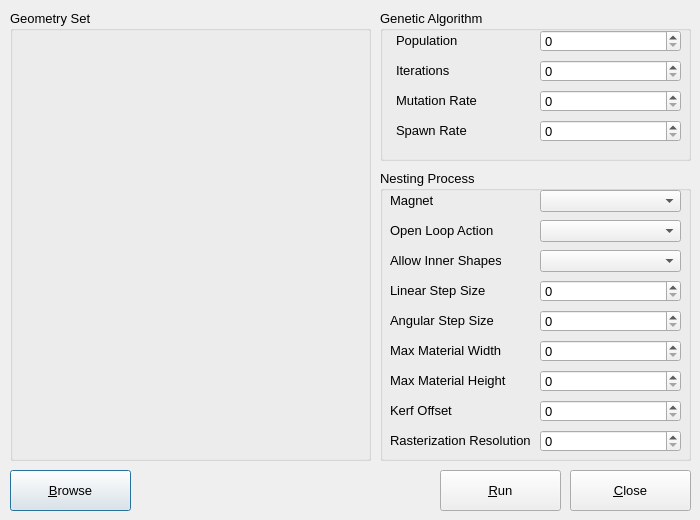
<?xml version="1.0" encoding="UTF-8"?>
<ui version="4.0">
 <class>InputDialog</class>
 <widget class="QDialog" name="InputDialog">
  <property name="geometry">
   <rect>
    <x>0</x>
    <y>0</y>
    <width>700</width>
    <height>520</height>
   </rect>
  </property>
  <property name="sizePolicy">
   <sizepolicy hsizetype="Fixed" vsizetype="Fixed">
    <horstretch>0</horstretch>
    <verstretch>0</verstretch>
   </sizepolicy>
  </property>
  <property name="font">
   <font>
    <pointsize>10</pointsize>
   </font>
  </property>
  <property name="windowTitle">
   <string>Nesting</string>
  </property>
  <widget class="QPushButton" name="BrowseButton">
   <property name="geometry">
    <rect>
     <x>10</x>
     <y>470</y>
     <width>121</width>
     <height>41</height>
    </rect>
   </property>
   <property name="text">
    <string>&amp;Browse</string>
   </property>
  </widget>
  <widget class="QGroupBox" name="GeneticAlgorithmGroup">
   <property name="geometry">
    <rect>
     <x>380</x>
     <y>10</y>
     <width>311</width>
     <height>151</height>
    </rect>
   </property>
   <property name="title">
    <string>Genetic Algorithm</string>
   </property>
   <widget class="QSpinBox" name="PopulationSpinner">
    <property name="geometry">
     <rect>
      <x>160</x>
      <y>20</y>
      <width>141</width>
      <height>22</height>
     </rect>
    </property>
   </widget>
   <widget class="QLabel" name="PopulationLabel">
    <property name="geometry">
     <rect>
      <x>16</x>
      <y>20</y>
      <width>111</width>
      <height>20</height>
     </rect>
    </property>
    <property name="text">
     <string>Population</string>
    </property>
   </widget>
   <widget class="QSpinBox" name="IterationSpinner">
    <property name="geometry">
     <rect>
      <x>160</x>
      <y>50</y>
      <width>141</width>
      <height>22</height>
     </rect>
    </property>
   </widget>
   <widget class="QLabel" name="IterationLabel">
    <property name="geometry">
     <rect>
      <x>16</x>
      <y>50</y>
      <width>111</width>
      <height>20</height>
     </rect>
    </property>
    <property name="text">
     <string>Iterations</string>
    </property>
   </widget>
   <widget class="QSpinBox" name="MutationSpinner">
    <property name="geometry">
     <rect>
      <x>160</x>
      <y>80</y>
      <width>141</width>
      <height>22</height>
     </rect>
    </property>
   </widget>
   <widget class="QLabel" name="MutationLabel">
    <property name="geometry">
     <rect>
      <x>16</x>
      <y>80</y>
      <width>111</width>
      <height>20</height>
     </rect>
    </property>
    <property name="text">
     <string>Mutation Rate</string>
    </property>
   </widget>
   <widget class="QSpinBox" name="SpawnSpinner">
    <property name="geometry">
     <rect>
      <x>160</x>
      <y>110</y>
      <width>141</width>
      <height>22</height>
     </rect>
    </property>
   </widget>
   <widget class="QLabel" name="SpawnLabel">
    <property name="geometry">
     <rect>
      <x>16</x>
      <y>110</y>
      <width>111</width>
      <height>20</height>
     </rect>
    </property>
    <property name="text">
     <string>Spawn Rate</string>
    </property>
   </widget>
  </widget>
  <widget class="QGroupBox" name="NestingGroup">
   <property name="geometry">
    <rect>
     <x>380</x>
     <y>170</y>
     <width>311</width>
     <height>291</height>
    </rect>
   </property>
   <property name="title">
    <string>Nesting Process</string>
   </property>
   <widget class="QLabel" name="MagetLabel">
    <property name="geometry">
     <rect>
      <x>10</x>
      <y>20</y>
      <width>111</width>
      <height>20</height>
     </rect>
    </property>
    <property name="text">
     <string>Magnet</string>
    </property>
   </widget>
   <widget class="QComboBox" name="MagnetCombo">
    <property name="geometry">
     <rect>
      <x>160</x>
      <y>20</y>
      <width>141</width>
      <height>22</height>
     </rect>
    </property>
   </widget>
   <widget class="QLabel" name="OpenLoopAngle">
    <property name="geometry">
     <rect>
      <x>10</x>
      <y>50</y>
      <width>111</width>
      <height>20</height>
     </rect>
    </property>
    <property name="text">
     <string>Open Loop Action</string>
    </property>
   </widget>
   <widget class="QComboBox" name="OpenLoopCombo">
    <property name="geometry">
     <rect>
      <x>160</x>
      <y>50</y>
      <width>141</width>
      <height>22</height>
     </rect>
    </property>
   </widget>
   <widget class="QLabel" name="InnerShapeLabel">
    <property name="geometry">
     <rect>
      <x>10</x>
      <y>80</y>
      <width>111</width>
      <height>20</height>
     </rect>
    </property>
    <property name="text">
     <string>Allow Inner Shapes</string>
    </property>
   </widget>
   <widget class="QComboBox" name="InnerShapeCombo">
    <property name="geometry">
     <rect>
      <x>160</x>
      <y>80</y>
      <width>141</width>
      <height>22</height>
     </rect>
    </property>
   </widget>
   <widget class="QLabel" name="LinearStepLabel">
    <property name="geometry">
     <rect>
      <x>10</x>
      <y>110</y>
      <width>121</width>
      <height>20</height>
     </rect>
    </property>
    <property name="text">
     <string>Linear Step Size</string>
    </property>
   </widget>
   <widget class="QLabel" name="AngularStepLabel">
    <property name="geometry">
     <rect>
      <x>10</x>
      <y>140</y>
      <width>121</width>
      <height>20</height>
     </rect>
    </property>
    <property name="text">
     <string>Angular Step Size</string>
    </property>
   </widget>
   <widget class="QLabel" name="MaxWidthLabel">
    <property name="geometry">
     <rect>
      <x>10</x>
      <y>170</y>
      <width>121</width>
      <height>20</height>
     </rect>
    </property>
    <property name="text">
     <string>Max Material Width</string>
    </property>
   </widget>
   <widget class="QLabel" name="MaxHeightLabel">
    <property name="geometry">
     <rect>
      <x>10</x>
      <y>200</y>
      <width>121</width>
      <height>20</height>
     </rect>
    </property>
    <property name="text">
     <string>Max Material Height</string>
    </property>
   </widget>
   <widget class="QLabel" name="KerfLabel">
    <property name="geometry">
     <rect>
      <x>10</x>
      <y>230</y>
      <width>111</width>
      <height>20</height>
     </rect>
    </property>
    <property name="text">
     <string>Kerf Offset</string>
    </property>
   </widget>
   <widget class="QSpinBox" name="MaxHeightSpinner">
    <property name="geometry">
     <rect>
      <x>160</x>
      <y>200</y>
      <width>141</width>
      <height>22</height>
     </rect>
    </property>
   </widget>
   <widget class="QSpinBox" name="KerfSpinner">
    <property name="geometry">
     <rect>
      <x>160</x>
      <y>230</y>
      <width>141</width>
      <height>22</height>
     </rect>
    </property>
   </widget>
   <widget class="QSpinBox" name="AngularStepSpinner">
    <property name="geometry">
     <rect>
      <x>160</x>
      <y>140</y>
      <width>141</width>
      <height>22</height>
     </rect>
    </property>
   </widget>
   <widget class="QSpinBox" name="MaxWidthSpinner">
    <property name="geometry">
     <rect>
      <x>160</x>
      <y>170</y>
      <width>141</width>
      <height>22</height>
     </rect>
    </property>
   </widget>
   <widget class="QSpinBox" name="LinearStepCombo">
    <property name="geometry">
     <rect>
      <x>160</x>
      <y>110</y>
      <width>141</width>
      <height>22</height>
     </rect>
    </property>
   </widget>
   <widget class="QSpinBox" name="ResolutionSpinner">
    <property name="geometry">
     <rect>
      <x>160</x>
      <y>260</y>
      <width>141</width>
      <height>22</height>
     </rect>
    </property>
   </widget>
   <widget class="QLabel" name="KerfLabel_2">
    <property name="geometry">
     <rect>
      <x>10</x>
      <y>260</y>
      <width>141</width>
      <height>20</height>
     </rect>
    </property>
    <property name="text">
     <string>Rasterization Resolution</string>
    </property>
   </widget>
  </widget>
  <widget class="QGroupBox" name="GeometryGroup">
   <property name="geometry">
    <rect>
     <x>10</x>
     <y>10</y>
     <width>361</width>
     <height>451</height>
    </rect>
   </property>
   <property name="title">
    <string>Geometry Set</string>
   </property>
   <widget class="QWidget" name="verticalLayoutWidget">
    <property name="geometry">
     <rect>
      <x>10</x>
      <y>20</y>
      <width>341</width>
      <height>421</height>
     </rect>
    </property>
    <layout class="QVBoxLayout" name="GeometryListLayout">
     <property name="spacing">
      <number>0</number>
     </property>
     <property name="leftMargin">
      <number>0</number>
     </property>
     <property name="topMargin">
      <number>0</number>
     </property>
     <property name="rightMargin">
      <number>0</number>
     </property>
     <property name="bottomMargin">
      <number>0</number>
     </property>
    </layout>
   </widget>
  </widget>
  <widget class="QPushButton" name="CloseButton">
   <property name="geometry">
    <rect>
     <x>570</x>
     <y>470</y>
     <width>121</width>
     <height>41</height>
    </rect>
   </property>
   <property name="text">
    <string>&amp;Close</string>
   </property>
  </widget>
  <widget class="QPushButton" name="RunButton">
   <property name="geometry">
    <rect>
     <x>440</x>
     <y>470</y>
     <width>121</width>
     <height>41</height>
    </rect>
   </property>
   <property name="text">
    <string>&amp;Run</string>
   </property>
  </widget>
 </widget>
 <resources/>
 <connections/>
</ui>
